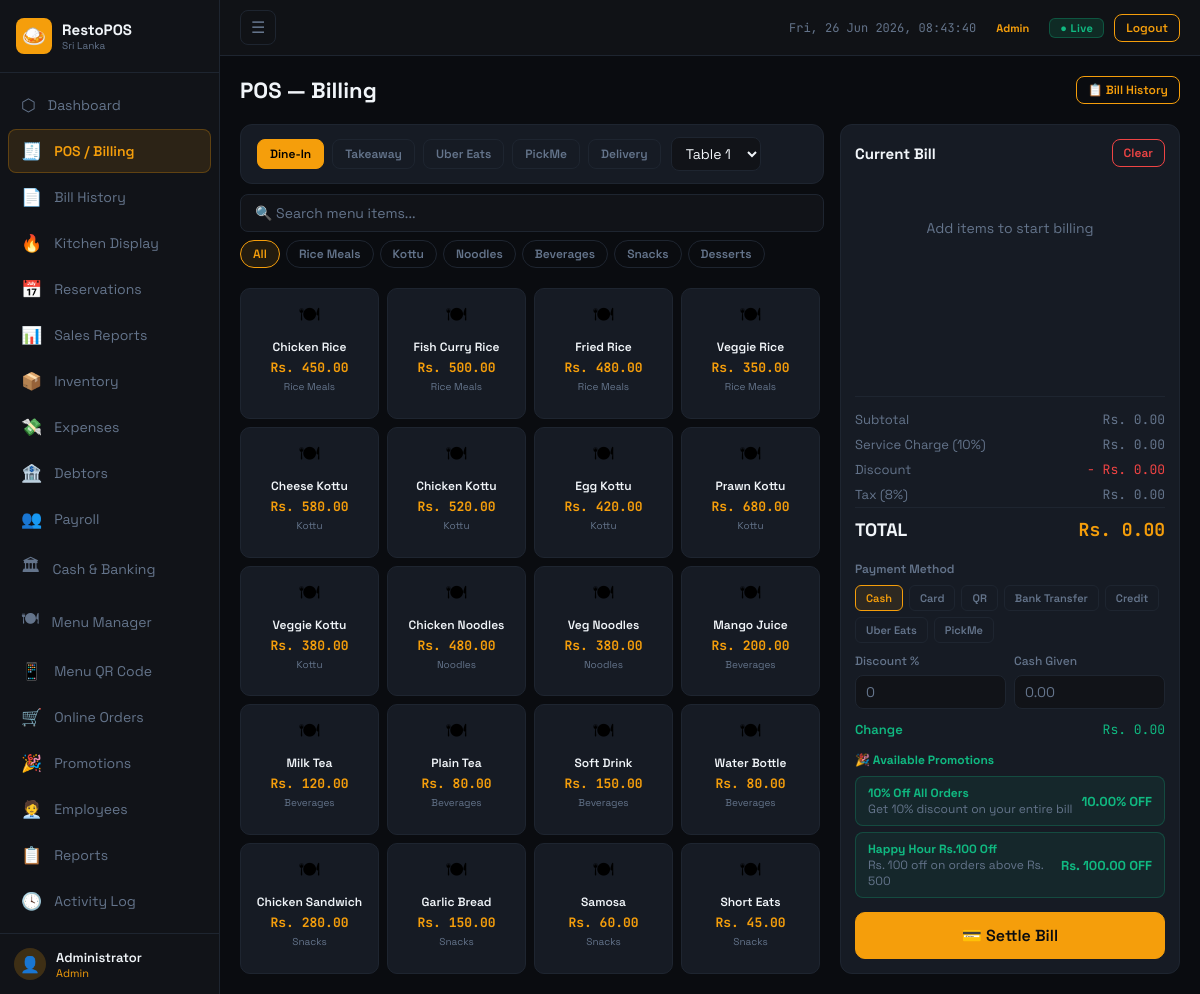
The app's page /modules/pos.php (signed in) with its own data.
### tables this page shows
CREATE TABLE menu_categories (
    id INT AUTO_INCREMENT PRIMARY KEY,
    name VARCHAR(100) NOT NULL,
    sort_order INT DEFAULT 0,
    active TINYINT(1) DEFAULT 1
);

CREATE TABLE menu_items (
    id INT AUTO_INCREMENT PRIMARY KEY,
    category_id INT NOT NULL,
    name VARCHAR(150) NOT NULL,
    price DECIMAL(10,2) NOT NULL DEFAULT 0,
    description TEXT,
    image VARCHAR(255) NULL,
    active TINYINT(1) DEFAULT 1,
    created_at TIMESTAMP DEFAULT CURRENT_TIMESTAMP,
    FOREIGN KEY (category_id) REFERENCES menu_categories(id)
);

CREATE TABLE settings (
    id INT AUTO_INCREMENT PRIMARY KEY,
    setting_key VARCHAR(100) NOT NULL UNIQUE,
    setting_value TEXT,
    updated_at TIMESTAMP DEFAULT CURRENT_TIMESTAMP ON UPDATE CURRENT_TIMESTAMP
);

CREATE TABLE promotions (
    id INT AUTO_INCREMENT PRIMARY KEY,
    name VARCHAR(150) NOT NULL,
    description TEXT,
    promo_type ENUM('percent_off','fixed_off','buy_x_get_y') NOT NULL DEFAULT 'percent_off',
    discount_value DECIMAL(10,2) DEFAULT 0,
    buy_qty INT DEFAULT 1,
    get_qty INT DEFAULT 1,
    applies_to ENUM('all','category','item') DEFAULT 'all',
    applies_id INT DEFAULT NULL,
    min_order_amount DECIMAL(10,2) DEFAULT 0,
    valid_from DATE,
    valid_to DATE,
    active TINYINT(1) DEFAULT 1,
    created_at TIMESTAMP DEFAULT CURRENT_TIMESTAMP
);

### includes/config.php (called while the page is built, shortened)
<?php
function getDB(): PDO {
    static $pdo = null;
    if ($pdo === null) {
        $dsn = "mysql:host=".DB_HOST.";dbname=".DB_NAME.";charset=".DB_CHARSET;
        $options = [
            PDO::ATTR_ERRMODE            => PDO::ERRMODE_EXCEPTION,
            PDO::ATTR_DEFAULT_FETCH_MODE => PDO::FETCH_ASSOC,
            PDO::ATTR_EMULATE_PREPARES   => false,
        ];
        try {
            $pdo = new PDO($dsn, DB_USER, DB_PASS, $options);
        } catch (PDOException $e) {
            die('<div style="font-family:monospace;padding:20px;color:red">Database connection failed: ' . $e->getMessage() . '</div>');
        }
    }
    return $pdo;
}
function getSetting(string $key, string $default = ''): string {
    try {
        $db = getDB();
        $stmt = $db->prepare("SELECT setting_value FROM settings WHERE setting_key = ?");
        $stmt->execute([$key]);
        $row = $stmt->fetch();
        return $row ? $row['setting_value'] : $default;
    } catch (Exception $e) {
        return $default;
    }
}

### modules/pos.php (the view, shortened to what this page needs)
<?php
require_once '../includes/config.php';
$db = getDB();
$db->exec("CREATE TABLE IF NOT EXISTS promotions (id INT AUTO_INCREMENT PRIMARY KEY, name VARCHAR(150) NOT NULL, description TEXT, promo_type ENUM('percent_off','fixed_off','buy_x_get_y') NOT NULL DEFAULT 'percent_off', discount_value DECIMAL(10,2) DEFAULT 0, buy_qty INT DEFAULT 1, get_qty INT DEFAULT 1, applies_to ENUM('all','category','item') DEFAULT 'all', applies_id INT DEFAULT NULL, min_order_amount DECIMAL(10,2) DEFAULT 0, valid_from DATE, valid_to DATE, active TINYINT(1) DEFAULT 1, created_at TIMESTAMP DEFAULT CURRENT_TIMESTAMP)");
$db->exec("CREATE TABLE IF NOT EXISTS bill_promotions (id INT AUTO_INCREMENT PRIMARY KEY, bill_id INT NOT NULL, promo_id INT NOT NULL, promo_name VARCHAR(150), discount_amt DECIMAL(10,2) DEFAULT 0)");
$svcPct = (float)getSetting('service_charge_pct', '10');
$taxPct = (float)getSetting('tax_pct', '8');
$categories = $db->query("SELECT * FROM menu_categories WHERE active=1 ORDER BY sort_order")->fetchAll();
$menuItems  = $db->query("SELECT mi.*, mc.name as cat_name FROM menu_items mi JOIN menu_categories mc ON mi.category_id=mc.id WHERE mi.active=1 ORDER BY mc.sort_order,mi.name")->fetchAll();
$today = date('Y-m-d');
$promos = $db->prepare("SELECT * FROM promotions WHERE active=1 AND (valid_from IS NULL OR valid_from <= ?) AND (valid_to IS NULL OR valid_to >= ?) ORDER BY name");
$promos->execute([$today,$today]); $promos=$promos->fetchAll();
include '../includes/header.php';
?>
<div class="page-header">
  <div class="page-title">POS — Billing</div>
  <a href="bills.php" class="btn btn-sm btn-outline">📋 Bill History</a>
</div>
<div class="pos-layout">
<div style="display:flex;flex-direction:column;gap:10px;overflow:hidden">
  <div class="card" style="padding:12px 16px;flex-shrink:0">
    <div style="display:flex;gap:10px;align-items:center;flex-wrap:wrap">
      <div class="order-types">
        <?php foreach (['Dine-In','Takeaway','Uber Eats','PickMe','Delivery'] as $ot): ?>
          <button class="ot-btn <?= $ot==='Dine-In'?'active':'' ?>" data-type="<?= $ot ?>" onclick="setOrderType('<?= $ot ?>')"><?= $ot ?></button>
        <?php endforeach; ?>
      </div>
      <select id="tableSelector" class="form-control" style="width:90px;padding:6px 10px">
        <?php foreach (range(1,12) as $t): ?><option value="T<?= $t ?>">Table <?= $t ?></option><?php endforeach; ?>
      </select>
    </div>
  </div>
  <div style="flex-shrink:0">
    <input type="text" class="form-control mb-8" placeholder="🔍 Search menu items..." oninput="menuSearch(this.value)">
    <div class="cat-filters">
      <button class="cat-btn active" data-cat="All" onclick="filterCategory('All')">All</button>
      <?php foreach ($categories as $cat): ?>
        <button class="cat-btn" data-cat="<?= htmlspecialchars($cat['name']) ?>" onclick="filterCategory('<?= htmlspecialchars($cat['name']) ?>')"><?= htmlspecialchars($cat['name']) ?></button>
      <?php endforeach; ?>
    </div>
  </div>
  <div class="menu-grid" style="flex:1">
    <?php foreach ($menuItems as $item): ?>
      <button class="menu-btn"
              data-id="<?= $item['id'] ?>"
              data-cat="<?= htmlspecialchars($item['cat_name']) ?>"
              data-name="<?= htmlspecialchars(strtolower($item['name'])) ?>"
              onclick="addToCart(<?= $item['id'] ?>, '<?= addslashes($item['name']) ?>', <?= $item['price'] ?>)">
        <span class="menu-emoji">🍽</span>
        <span class="item-name"><?= htmlspecialchars($item['name']) ?></span>
        <span class="item-price">Rs. <?= number_format($item['price'],2) ?></span>
        <span class="item-cat"><?= htmlspecialchars($item['cat_name']) ?></span>
      </button>
    <?php endforeach; ?>
  </div>
</div>
<div class="bill-panel">
  <div class="card" style="flex:1;display:flex;flex-direction:column;padding:14px;overflow:hidden">
    <div class="flex-between mb-12">
      <div style="font-weight:700;font-size:15px">Current Bill</div>
      <button class="btn btn-sm btn-outline-red" onclick="clearBill()">Clear</button>
    </div>
    <div id="billItems" class="bill-items">
      <div style="color:var(--muted);text-align:center;margin-top:40px;font-size:14px">Add items to start billing</div>
    </div>
    <div style="border-top:1px solid var(--border);padding-top:10px;margin-top:10px">
      <div class="bill-total-line"><span>Subtotal</span><span id="billSubtotal" class="mono">Rs. 0.00</span></div>
      <div class="bill-total-line"><span>Service Charge (<?= $svcPct ?>%)</span><span id="billSvc" class="mono">Rs. 0.00</span></div>
      <div class="bill-total-line"><span>Discount</span><span id="billDisc" class="mono text-red">- Rs. 0.00</span></div>
      <div class="bill-total-line"><span>Tax (<?= $taxPct ?>%)</span><span id="billTax" class="mono">Rs. 0.00</span></div>
      <div class="bill-grand"><span>TOTAL</span><span id="billTotal" class="mono text-accent">Rs. 0.00</span></div>
    </div>
    <div style="margin-top:10px">
      <div class="fs-12 text-muted mb-8" style="font-weight:600">Payment Method</div>
      <div class="pay-methods">
        <?php foreach (['Cash','Card','QR','Bank Transfer','Credit','Uber Eats','PickMe'] as $pm): ?>
          <button class="pay-btn <?= $pm==='Cash'?'active':'' ?>"
                  data-method="<?= $pm ?>"
                  onclick="posSetPay('<?= $pm ?>')"><?= $pm ?></button>
        <?php endforeach; ?>
      </div>
      <div style="display:flex;gap:8px;margin-top:10px;margin-bottom:8px">
        <div class="form-group" style="flex:1">
          <label class="form-label fs-12">Discount %</label>
          <input type="number" id="discountInput" class="form-control" min="0" max="100" placeholder="0" oninput="setDiscount(this.value)" style="padding:7px 10px">
        </div>
        <div class="form-group" id="cashRow" style="flex:1">
          <label class="form-label fs-12">Cash Given</label>
          <input type="number" id="cashGiven" class="form-control" placeholder="0.00" oninput="updateChange()" style="padding:7px 10px">
        </div>
      </div>
      <div class="bill-total-line">
        <span style="color:var(--green);font-weight:600">Change</span>
        <span id="changeAmt" class="mono text-green">Rs. 0.00</span>
      </div>
      <?php if (!empty($promos)): ?>
      <div style="margin-top:10px">
        <div class="fs-12 mb-8" style="font-weight:700;color:var(--green)">🎉 Available Promotions</div>
        <div id="promoList" style="display:flex;flex-direction:column;gap:6px">
          <?php foreach ($promos as $p): ?>
          <div class="promo-card" id="promoCard_<?=$p['id']?>"
               style="padding:8px 12px;background:rgba(16,185,129,.08);border:1px solid rgba(16,185,129,.25);border-radius:8px;cursor:pointer;transition:.15s"
               onclick="applyPromo(<?=$p['id']?>,'<?=addslashes($p['name'])?>','<?=$p['promo_type']?>',<?=$p['discount_value']?>,<?=$p['buy_qty']?>,<?=$p['get_qty']?>,<?=$p['min_order_amount']?>)">
            <div style="display:flex;justify-content:space-between;align-items:center">
              <div>
                <div style="font-weight:700;font-size:12px;color:var(--green)"><?=htmlspecialchars($p['name'])?></div>
                <div class="fs-12 text-muted"><?=htmlspecialchars($p['description']??'')?></div>
              </div>
              <div style="font-weight:700;font-size:13px;color:var(--green);white-space:nowrap;margin-left:8px">
                <?php if ($p['promo_type']==='percent_off'): ?><?=$p['discount_value']?>% OFF
                <?php elseif ($p['promo_type']==='fixed_off'): ?>Rs. <?=number_format($p['discount_value'],2)?> OFF
                <?php else: ?>Buy <?=$p['buy_qty']?> Get Free<?php endif; ?>
              </div>
            </div>
          </div>
          <?php endforeach; ?>
        </div>
      </div>
      <?php endif; ?>
    </div>
    <form method="POST" id="posForm" onsubmit="return validateBill()">
      <button type="submit" class="btn btn-block btn-lg" style="margin-top:14px;border-radius:10px;font-size:16px">
        💳 Settle Bill
      </button>
    </form>
  </div>
</div>
</div>
<?php include '../includes/footer.php'; ?>

### assets/css/style.css (style rules this page uses)
:root { --bg: #0a0c10; --surface: #111318; --card: #161b24; --border: #1e2530; --accent: #f59e0b; --accent2: #92400e; --green: #10b981; --red: #ef4444; --blue: #3b82f6; --purple: #8b5cf6; --text: #f1f5f9; --muted: #64748b; --sidebar-w:220px; }
*,*::before,*::after { box-sizing:border-box; margin:0; padding:0; }
html { font-size:15px; }
body { font-family:'Space Grotesk',sans-serif; background:var(--bg); color:var(--text); min-height:100vh; }
a { text-decoration:none; color:inherit; }
button,input,select,textarea { font-family:inherit; }
.page-header { display:flex; justify-content:space-between; align-items:center; margin-bottom:20px; flex-wrap:wrap; gap:10px; }
.page-title { font-size:22px; font-weight:700; }
.card { background:var(--card); border:1px solid var(--border); border-radius:12px; padding:20px; }
.btn { display:inline-flex; align-items:center; gap:6px; padding:8px 16px; border-radius:8px; font-size:14px; font-weight:600; border:1px solid var(--accent); background:var(--accent); color:#0a0c10; cursor:pointer; transition:all .15s; white-space:nowrap; }
.btn-sm { padding:5px 11px; font-size:12px; }
.btn-outline { background:transparent; color:var(--accent); }
.btn-outline-red { background:transparent; border-color:var(--red); color:var(--red); }
.btn-block { width:100%; justify-content:center; }
.btn-lg { padding:12px 24px; font-size:16px; }
.form-group { display:flex; flex-direction:column; gap:6px; }
.form-label { font-size:13px; color:var(--muted); font-weight:500; }
.form-control { background:var(--surface); border:1px solid var(--border); border-radius:8px; padding:9px 14px; color:var(--text); font-size:14px; font-family:'Space Grotesk',sans-serif; transition:border-color .15s; width:100%; }
.form-control::placeholder { color:var(--muted); }
.mono { font-family:'JetBrains Mono',monospace; }
.text-green { color:var(--green); }
.text-red { color:var(--red); }
.text-accent { color:var(--accent); }
.text-muted { color:var(--muted); }
.pos-layout { display:grid; grid-template-columns:1fr 340px; gap:16px; height:calc(100vh - 80px); }
.menu-grid { display:grid; grid-template-columns:repeat(auto-fill,minmax(120px,1fr)); gap:8px; overflow-y:auto; padding-right:4px; }
.menu-btn { background:var(--card); border:1px solid var(--border); border-radius:10px; padding:12px 8px; text-align:center; cursor:pointer; transition:all .15s; display:flex; flex-direction:column; align-items:center; gap:4px; }
.menu-btn .item-name { font-size:12px; font-weight:600; color:var(--text); }
.menu-btn .item-price { font-size:13px; font-weight:700; color:var(--accent); font-family:'JetBrains Mono',monospace; }
.menu-btn .item-cat { font-size:10px; color:var(--muted); }
.menu-emoji { font-size:20px; }
.cat-filters { display:flex; gap:6px; flex-wrap:wrap; margin-bottom:10px; }
.cat-btn { padding:5px 12px; border-radius:20px; font-size:12px; font-weight:600; border:1px solid var(--border); background:transparent; color:var(--muted); cursor:pointer; transition:.15s; }
.cat-btn.active { border-color:var(--accent); color:var(--accent); background:rgba(245,158,11,.1); }
.bill-panel { display:flex; flex-direction:column; height:100%; }
.bill-items { flex:1; overflow-y:auto; }
.bill-total-line { display:flex; justify-content:space-between; padding:4px 0; font-size:13px; color:var(--muted); }
.bill-grand { display:flex; justify-content:space-between; padding:10px 0; font-size:18px; font-weight:700; border-top:1px solid var(--border); }
.pay-methods { display:flex; gap:6px; flex-wrap:wrap; margin-bottom:10px; }
.pay-btn { padding:5px 10px; border-radius:6px; font-size:11px; font-weight:600; border:1px solid var(--border); background:transparent; color:var(--muted); cursor:pointer; transition:.15s; }
.pay-btn.active { border-color:var(--accent); color:var(--accent); background:rgba(245,158,11,.1); }
.order-types { display:flex; gap:8px; flex-wrap:wrap; }
.ot-btn { padding:6px 12px; border-radius:8px; font-size:12px; font-weight:600; border:1px solid var(--border); background:transparent; color:var(--muted); cursor:pointer; transition:.15s; }
.ot-btn.active { background:var(--accent); border-color:var(--accent); color:#000; }
.flex-between { display:flex; justify-content:space-between; align-items:center; }
.mb-8 { margin-bottom:8px; }
.mb-12 { margin-bottom:12px; }
.fs-12 { font-size:12px; }

### records on screen
menu_categories: name "Rice Meals"
menu_categories: name "Kottu"
menu_categories: name "Noodles"
menu_categories: name "Beverages"
menu_categories: name "Snacks"
menu_categories: name "Desserts"
menu_items: name "Chicken Rice", price "450.00", category.name "Rice Meals"
menu_items: name "Fish Curry Rice", price "500.00", category.name "Rice Meals"
menu_items: name "Fried Rice", price "480.00", category.name "Rice Meals"
menu_items: name "Veggie Rice", price "350.00", category.name "Rice Meals"
menu_items: name "Cheese Kottu", price "580.00", category.name "Kottu"
menu_items: name "Chicken Kottu", price "520.00", category.name "Kottu"
menu_items: name "Egg Kottu", price "420.00", category.name "Kottu"
menu_items: name "Prawn Kottu", price "680.00", category.name "Kottu"
menu_items: name "Veggie Kottu", price "380.00", category.name "Kottu"
menu_items: name "Chicken Noodles", price "480.00", category.name "Noodles"
menu_items: name "Veg Noodles", price "380.00", category.name "Noodles"
menu_items: name "Mango Juice", price "200.00", category.name "Beverages"
menu_items: name "Milk Tea", price "120.00", category.name "Beverages"
menu_items: name "Plain Tea", price "80.00", category.name "Beverages"
menu_items: name "Soft Drink", price "150.00", category.name "Beverages"
menu_items: name "Water Bottle", price "80.00", category.name "Beverages"
menu_items: name "Chicken Sandwich", price "280.00", category.name "Snacks"
menu_items: name "Garlic Bread", price "150.00", category.name "Snacks"
menu_items: name "Samosa", price "60.00", category.name "Snacks"
menu_items: name "Short Eats", price "45.00", category.name "Snacks"
settings: setting_value "10"
settings: setting_value "8"
promotions: name "10% Off All Orders", description "Get 10% discount on your entire bill", discount_value "10.00"
promotions: name "Happy Hour Rs.100 Off", description "Rs. 100 off on orders above Rs. 500", discount_value "100.00"

### other values on screen
$nav['icon'] "⬡"
$nav['label'] "Dashboard"
$nav['icon'] "🧾"
$nav['label'] "POS / Billing"
$nav['icon'] "📄"
$nav['label'] "Bill History"
$nav['icon'] "🔥"
$nav['label'] "Kitchen Display"
$nav['icon'] "📅"
$nav['label'] "Reservations"
$nav['icon'] "📊"
$nav['label'] "Sales Reports"
$nav['icon'] "📦"
$nav['label'] "Inventory"
$nav['icon'] "💸"
